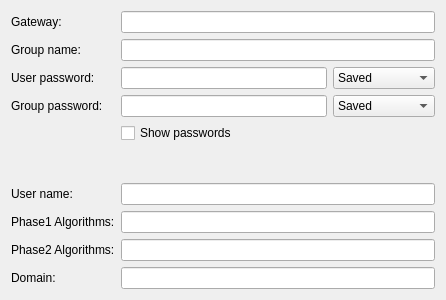
<?xml version="1.0" encoding="UTF-8"?>
<ui version="4.0">
 <class>OpenswanWidget</class>
 <widget class="QWidget" name="OpenswanWidget">
  <property name="geometry">
   <rect>
    <x>0</x>
    <y>0</y>
    <width>446</width>
    <height>300</height>
   </rect>
  </property>
  <layout class="QFormLayout" name="formLayout">
   <item row="0" column="0">
    <widget class="QLabel" name="label">
     <property name="text">
      <string>Gateway:</string>
     </property>
    </widget>
   </item>
   <item row="0" column="1">
    <widget class="QLineEdit" name="gateway"/>
   </item>
   <item row="1" column="0">
    <widget class="QLabel" name="label_2">
     <property name="text">
      <string>Group name:</string>
     </property>
    </widget>
   </item>
   <item row="1" column="1">
    <widget class="QLineEdit" name="groupname"/>
   </item>
   <item row="2" column="0">
    <widget class="QLabel" name="label_4">
     <property name="text">
      <string>User password:</string>
     </property>
    </widget>
   </item>
   <item row="2" column="1">
    <layout class="QHBoxLayout" name="horizontalLayout">
     <item>
      <widget class="KLineEdit" name="userPassword">
       <property name="passwordMode">
        <bool>true</bool>
       </property>
      </widget>
     </item>
     <item>
      <widget class="QComboBox" name="cbUsernamePasswordMode">
       <item>
        <property name="text">
         <string>Saved</string>
        </property>
       </item>
       <item>
        <property name="text">
         <string>Always Ask</string>
        </property>
       </item>
       <item>
        <property name="text">
         <string>Not Required</string>
        </property>
       </item>
      </widget>
     </item>
    </layout>
   </item>
   <item row="3" column="0">
    <widget class="QLabel" name="label_5">
     <property name="text">
      <string>Group password:</string>
     </property>
    </widget>
   </item>
   <item row="3" column="1">
    <layout class="QHBoxLayout" name="horizontalLayout_2">
     <item>
      <widget class="KLineEdit" name="groupPassword">
       <property name="passwordMode">
        <bool>true</bool>
       </property>
      </widget>
     </item>
     <item>
      <widget class="QComboBox" name="cbGroupPasswordMode">
       <item>
        <property name="text">
         <string>Saved</string>
        </property>
       </item>
       <item>
        <property name="text">
         <string>Always Ask</string>
        </property>
       </item>
       <item>
        <property name="text">
         <string>Not Required</string>
        </property>
       </item>
      </widget>
     </item>
    </layout>
   </item>
   <item row="4" column="1">
    <widget class="QCheckBox" name="ckShowPasswords">
     <property name="text">
      <string>Show passwords</string>
     </property>
    </widget>
   </item>
   <item row="5" column="1">
    <spacer name="verticalSpacer">
     <property name="orientation">
      <enum>Qt::Vertical</enum>
     </property>
     <property name="sizeHint" stdset="0">
      <size>
       <width>20</width>
       <height>28</height>
      </size>
     </property>
    </spacer>
   </item>
   <item row="6" column="0">
    <widget class="QLabel" name="label_3">
     <property name="text">
      <string>User name:</string>
     </property>
    </widget>
   </item>
   <item row="6" column="1">
    <widget class="QLineEdit" name="username"/>
   </item>
   <item row="7" column="0">
    <widget class="QLabel" name="label_6">
     <property name="text">
      <string>Phase1 Algorithms:</string>
     </property>
    </widget>
   </item>
   <item row="7" column="1">
    <widget class="QLineEdit" name="phase1"/>
   </item>
   <item row="8" column="0">
    <widget class="QLabel" name="label_7">
     <property name="text">
      <string>Phase2 Algorithms:</string>
     </property>
    </widget>
   </item>
   <item row="8" column="1">
    <widget class="QLineEdit" name="phase2"/>
   </item>
   <item row="9" column="0">
    <widget class="QLabel" name="label_8">
     <property name="text">
      <string>Domain:</string>
     </property>
    </widget>
   </item>
   <item row="9" column="1">
    <widget class="QLineEdit" name="domain"/>
   </item>
  </layout>
 </widget>
 <customwidgets>
  <customwidget>
   <class>KLineEdit</class>
   <extends>QLineEdit</extends>
   <header>klineedit.h</header>
  </customwidget>
 </customwidgets>
 <resources/>
 <connections/>
</ui>
